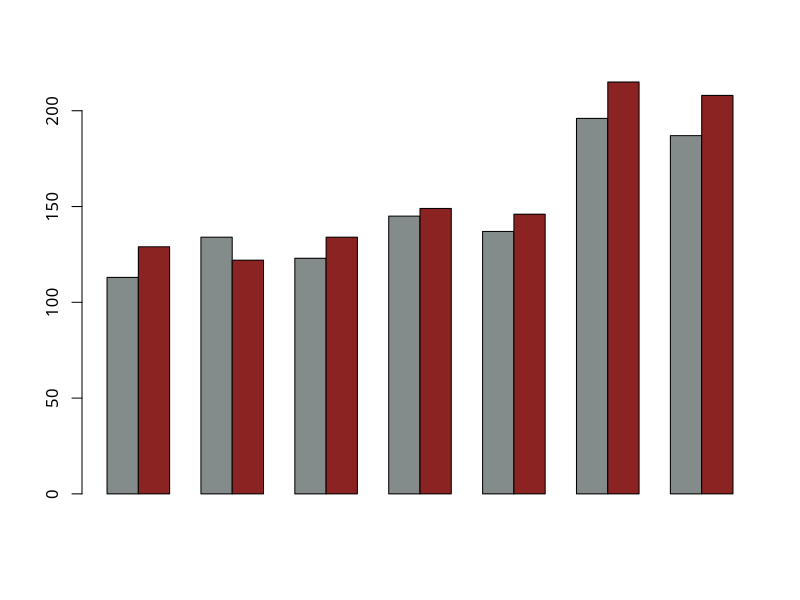
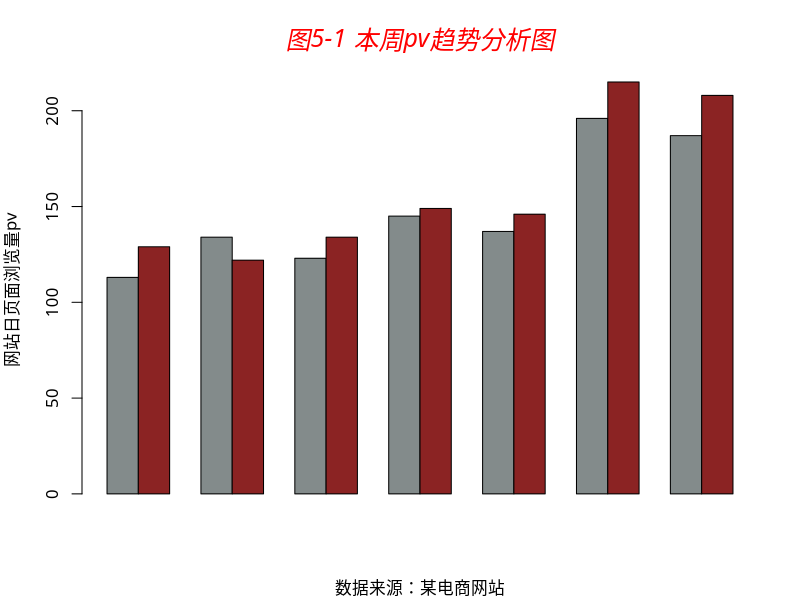
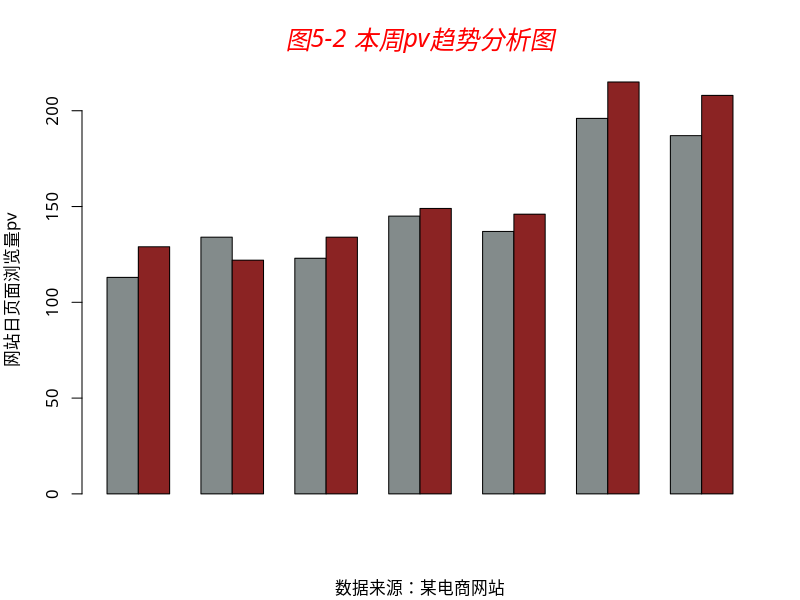
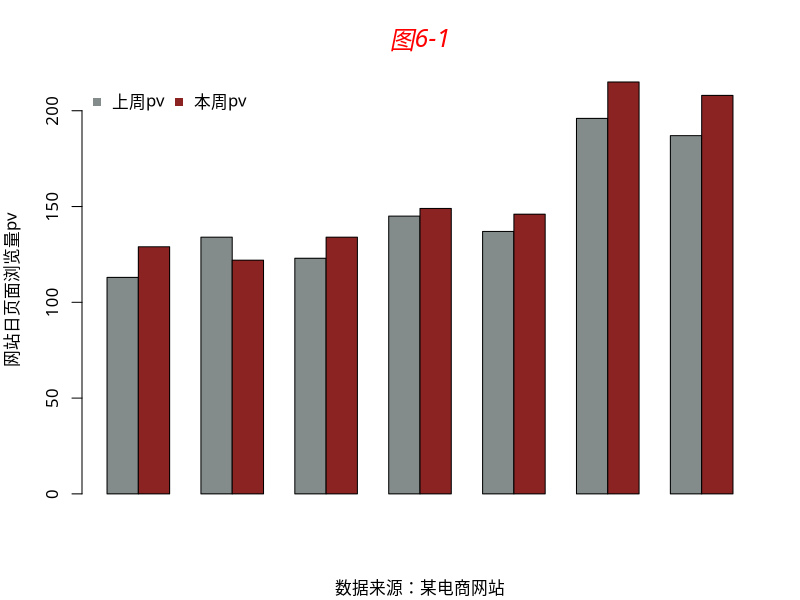
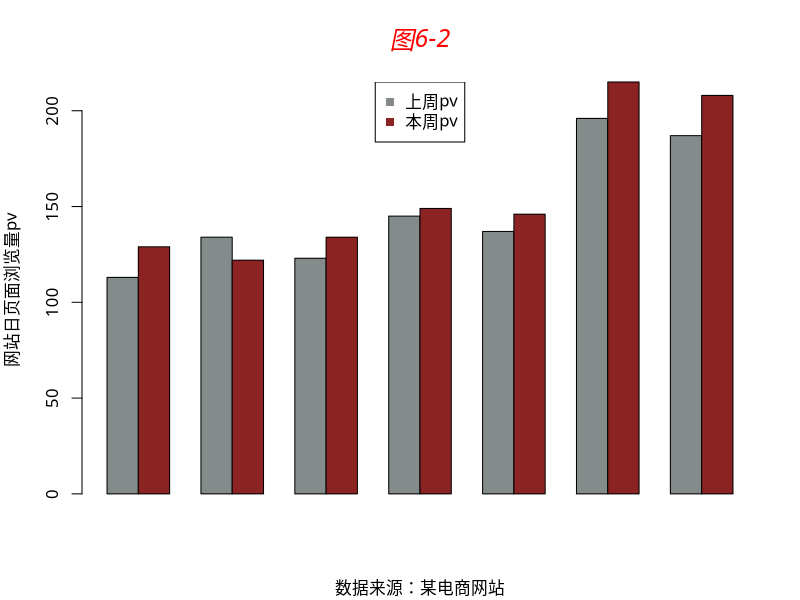
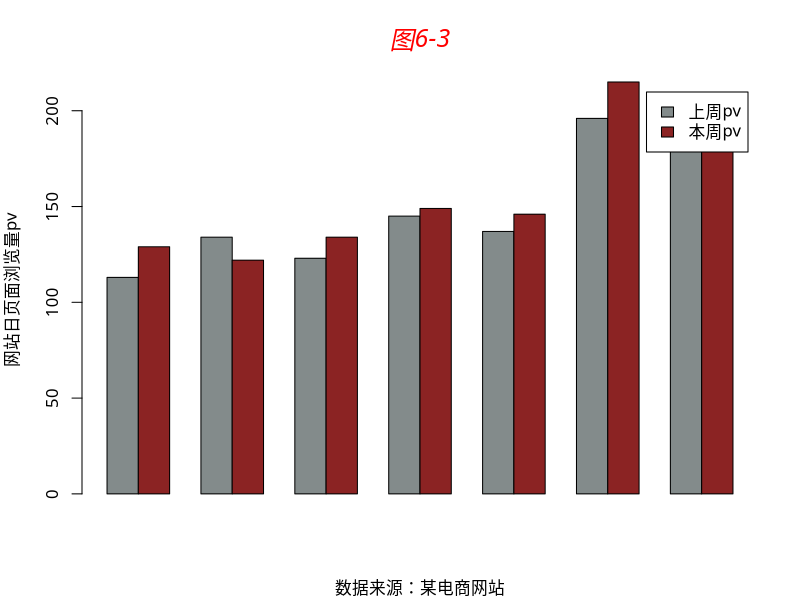
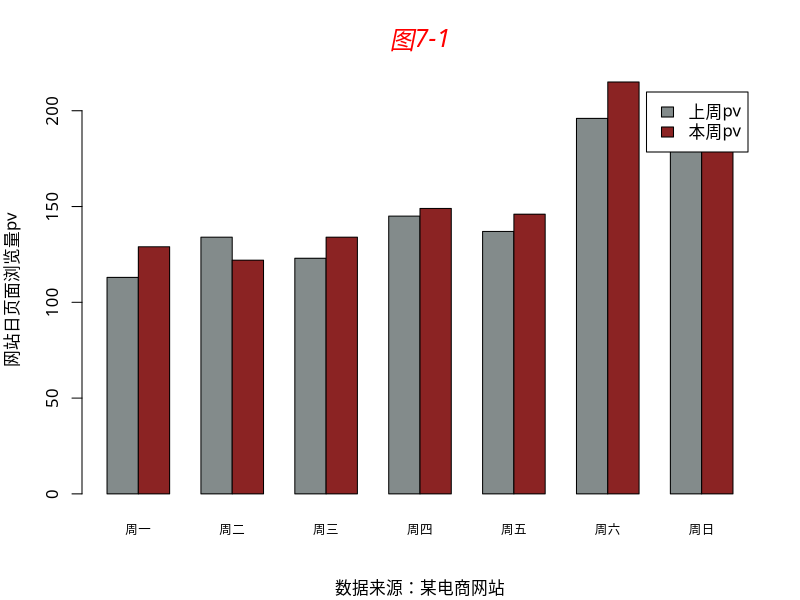
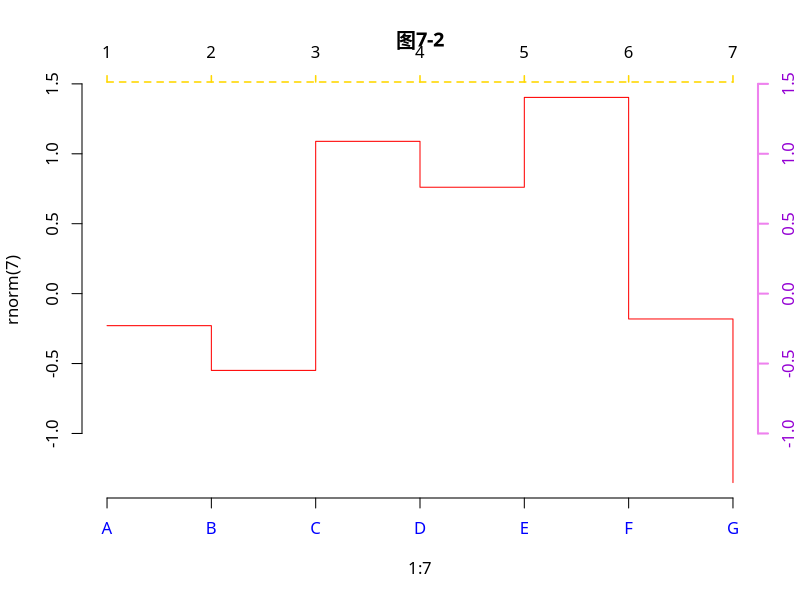

Reproduce these figures in R, in order.
## ---- chunk 1
knitr::opts_chunk$set(results='hold', collapse = TRUE, warning = FALSE, message=FALSE, out.width = '80%', out.height = '80%',fig.align='center')
## ---- chunk 2
## title(main,sub,xlab,ylab)
## mian='内容' 或者 main=list('',font,col,cex)
## ---- chunk 3
## 示例5-1
data = data.frame(pre=c(113,134,123,145,137,196,187),
                  now=c(129,122,134,149,146,215,208))
col=c('azure4','brown4')
par(family='STKaiti')
barplot(as.matrix(rbind(data$pre,data$now)),
        beside=TRUE,col=col,axes=F)
axis(2)
## ---- chunk 4
## 添加主标题、副标题、主轴标题
data = data.frame(pre=c(113,134,123,145,137,196,187),
                  now=c(129,122,134,149,146,215,208))
col=c('azure4','brown4')
par(family='STKaiti')
barplot(as.matrix(rbind(data$pre,data$now)),
        beside=TRUE,col=col,axes=F)
axis(2)
title(main=list('图5-1 本周pv趋势分析图',cex=1.5,col='red',font=3),
      sub='数据来源：某电商网站',
      ylab='网站日页面浏览量pv')
## ---- chunk 5
## 示例5-2
data = data.frame(pre=c(113,134,123,145,137,196,187),
                  now=c(129,122,134,149,146,215,208))
col=c('azure4','brown4')
par(family='STKaiti')
barplot(as.matrix(rbind(data$pre,data$now)),
        beside=TRUE,col=col,axes=T,
        main=list('图5-2 本周pv趋势分析图',cex=1.5,col='red',font=3),
        sub='数据来源：某电商网站',
        ylab='网站日页面浏览量pv')
## ---- chunk 6
## legend(x,y,legend,horiz,ncol,pch,lty,col,bg,bty,title)
## x,y     图例位置，或 center、left、right、top、bottom、bottomright、bottomleft、topleft、topright
## legend  字符向量表示图例文字
## horiz   FALSE(默认)图例垂直排列、反之水平
## ncol    图例的列数目；horiz=TRUE无意义
## pch     图例中的点样式；NA无点样式
## lty     图例中的线样式；NA无线样式
## col     图例中点/线的颜色
## bg      图例的背景颜色；为n时无效
## bty     图例框的样式；为n时无边框；为o时显示边框
## title   图例的标题
## ---- chunk 7
## 示例6-1
data = data.frame(pre=c(113,134,123,145,137,196,187),
                  now=c(129,122,134,149,146,215,208))
col=c('azure4','brown4')
par(family='STKaiti')
barplot(as.matrix(rbind(data$pre,data$now)),
        beside=TRUE,col=col,axes=T,
        main=list('图6-1',cex=1.5,col='red',font=3),
        sub='数据来源：某电商网站',
        ylab='网站日页面浏览量pv')
text.legend = c('上周pv','本周pv')
legend('topleft',pch=c(15,15),legend=text.legend,
       col=col,bty='n',horiz=TRUE)
## ---- chunk 8
## 示例6-2
par(family='STKaiti')
barplot(as.matrix(rbind(data$pre,data$now)),
        beside=TRUE,col=col,axes=T,
        main=list('图6-2',cex=1.5,col='red',font=3),
        sub='数据来源：某电商网站',
        ylab='网站日页面浏览量pv')
legend('top',pch=c(15,15),legend=text.legend,
       col=col,bty='o',horiz=FALSE)
## ---- chunk 9
## 示例6-3
par(family='STKaiti')
barplot(as.matrix(rbind(data$pre,data$now)),
        beside=TRUE,col=col,axes=T,
        main=list('图6-3',cex=1.5,col='red',font=3),
        sub='数据来源：某电商网站',
        ylab='网站日页面浏览量pv',
        legend.text=text.legend)
## ---- chunk 10
## 低级绘图
## axis(side,labels,front.axis,cex.axis,cool.axis,at,tick,col,col.ticks,)
## side      取1、2、3、4对应下、左、上、右
## labels    通过向量来设置坐标轴内各刻度的名称（刻度标记）
## font.axis 刻度标记的字体
## cex.axis  刻度标记的大小
## at        通过向量来设置坐标轴内各刻度标记的位置，at参数向量与labels参数向量一一对应
## tick      逻辑参数，TRUE画出坐标轴，反之不画，FALSE不影响labels展示
## col       坐标轴的颜色，tick=TRUE时有效，除了刻度标记(labels)以外的部分颜色，包括col.ticks
## col.ticks 坐标轴刻度线的颜色，即与坐标轴垂直的小刻度线的颜色
## lty       坐标轴的样式，tick=TRUE时有效
## lwd       坐标轴的宽度，tick=TRUE时有效
## ---- chunk 11
## 示例7-1
data = data.frame(pre=c(113,134,123,145,137,196,187),
                  now=c(129,122,134,149,146,215,208))
col=c('azure4','brown4')
par(family='STKaiti')
barplot(as.matrix(rbind(data$pre,data$now)),
        beside=TRUE,col=col,axes=T,
        main=list('图7-1',cex=1.5,col='red',font=3),
        sub='数据来源：某电商网站',
        ylab='网站日页面浏览量pv',
        legend.text=c('上周pv','本周pv'))
text.x=c('周一','周二','周三','周四','周五','周六','周日')
axis(1,at=c(2,5,8,11,14,17,20), labels=text.x, tick=FALSE, cex.axis=0.75)
## ---- chunk 12
## 示例7-2
par(family='STKaiti')
plot(1:7,rnorm(7),main='图7-2',
     type='s',xaxt='n',frame=F,col='red')
axis(1,at=1:7,labels=LETTERS[1:7],col.axis='blue')
axis(3,col='gold',lty=2,lwd=1.5)
axis(4,col='violet',col.axis='dark violet', lwd=2)
## ---- chunk 13
## 高级绘图 plot
## 设置坐标轴的展示和范围axes、xlim、ylim
## axes  T(默认)显示x、y轴;F隐藏
## xaxt  坐标轴样式's'(默认)标准样式显示;'n'隐藏x轴
## yaxt  同上
## xaxs  轴的计算方式,'r'(默认)先把原始数据的范围向外扩大4%,'l'直接使用原始数据范围
## yaxs  同上
## xlog  设置x轴坐标是否取对数,F(默认)
## ylog  同上
## xlim  x轴的范围,c(from,to),from是x轴的首坐标,to是尾坐标
## ylim  同上
## 注意:
## 同时隐藏x、y轴,则设置axes=F
## 隐藏x轴只显示y轴,则设置xaxt='n'或者设置axes=F之后使用axis(2)
## ---- chunk 14
## 示例7-3
par(family='STKaiti')
plot(1:7,rnorm(7),main='图7-3',type='s',
     axes=T,frame=F,col='red',
     xaxt='s')
## ---- chunk 15
## 示例7-4
par(family='STKaiti')
lx <- seq(1, 5, length.out = 41)
yl <- expression(e^{-frac(1,2) * {log[10](x)}^2})
y <- exp(-.5*lx^2)
op <- par(mfrow = c(2,1), mar = par("mar")-c(1,0,2,0), mgp = c(2, .7, 0))
plot(10^lx, y, log = "xy", type = "l", col = "purple",
     main = "7-4 Log-Log plot", ylab = yl, xlab = "x")
plot(10^lx, y, log = "xy", type = "o", pch = ".", col = "forestgreen",
     main = "7-4 Log-Log plot with custom axes", ylab = yl, xlab = "x",
     axes = FALSE, frame.plot = TRUE)
my.at <- 10^(1:5)
axis(1, at = my.at, labels = formatC(my.at, format = "fg"))
e.y <- -5:-1 ; at.y <- 10^e.y
axis(2, at = at.y, col.axis = "red", las = 1,
     labels = as.expression(lapply(e.y, function(E) bquote(10^.(E)))))
## ---- chunk 16
## 坐标轴的密度分布表示
library(ggplot2)
par(family='STKaiti')
diamonds1 = diamonds[sample(1:nrow(diamonds),1000),]
attach(diamonds1)
plot(carat,price,main='图7-5')
rug(carat)
rug(price,side=2)
detach(diamonds1)
## ---- chunk 17
## grid(ny,nx)
## ny  设置水平网格的数目 NA不绘制相应的网格线
## nx  设置垂直网格的数量 NA不绘制相应的网格线
## ---- chunk 18
## 示例8-1
x.text = paste(seq(1,12,1),'月')
sales.volume = c(158721,190094,108441,88092,68709,50116,90117,16004,186045,106334,89092,104933)
par(family='STKaiti')
plot(sales.volume,type='b',ylim=c(20000,250000),axes = F,
     frame.plot = TRUE,main='图8-1 月销量趋势图',
     xlab='月份',ylab='销量(元)')
axis(1,at=1:12,labels=x.text,tick=F)
axis(2, at = seq(50000,250000,50000), las = 1)
grid(nx=NA,ny=8,lwd=1,lty=2)
## ---- chunk 19
## 示例8-2
par(family='STKaiti')
plot(sales.volume,type='b',ylim=c(20000,250000),xaxt='n',
     main='图8-2 月销量趋势图',xlab='月份',ylab='销量(元)')
axis(1,at=1:12,labels=x.text,tick=F)
grid(nx=NULL,ny=NULL,col='lightgray',
     lty='dotted',lwd=par('lwd'),equilogs=T)
## ---- chunk 20
## x,y 横纵坐标位置，可以是向量表示多个点的位置
## type 9种样式; p l b c o h s S n
## pch 点样式
## col 点颜色
## bg  点背景色 pch取21～25时有效
## lwd 点的边线的宽度
## cex 点的大小
## ---- chunk 21
## 示例9.1
x = 2:9
y = 2:9
op <- par(mfrow = c(3,3), mar = .1+ c(2,2,3,1))
for(tp in c("p","l","b","c","o","h","s","S","n")){
  plot(1,ylim=c(1,10),xlim=c(1,10),col='white',type = tp, 
       main = paste0("9.1 points(*, type = \"", tp, "\")"))
  points(x,y,type=tp)
  if(tp == "S") {
    points(x, y, type = "s", col = "red", lty = 2)
    mtext("points(*, type = \"s\", ...)", col = "red", cex = 0.8)
  }
}
## ---- chunk 22
## 直线abline 、曲线lines 、线段segments
## abline
## a、b 截距、斜率      abline(a,b)
## h 水平线             abline(h=y)
## v 垂直线             abline(v=x)
## coef 提取系数的R对象 abline(lm.obj)
## ---- chunk 23
## abline
## 示例9.2-1
sol.lm = lm(iris[,1]~iris[,3])
par(family='STKaiti')
plot(iris[,1]~iris[,3],col='blue',main='图9.2-1')
abline(sol.lm,col='red')
## ---- chunk 24
## lines
## 示例9.2-2
x <- 0:12
y <- sin(pi/5 * x)
op <- par(mfrow = c(3,3), mar = .1+ c(2,2,3,1))
for (tp in c("p","l","b","c","o","h","s","S","n")) {
  plot(y ~ x, type = tp, main = paste0("9.2-2 plot(*, type = \"", tp, "\")"))
  if(tp == "S") {
    lines(x, y, type = "s", col = "red", lty = 2)
    mtext("lines(*, type = \"s\", ...)", col = "red", cex = 0.8)
  }
}
## ---- chunk 25
## 示例9.2-3
par(family='STKaiti')
plot(cars,main='图9.2-3 Stopping Distance versus Speed')
lines(stats::lowess(cars))
